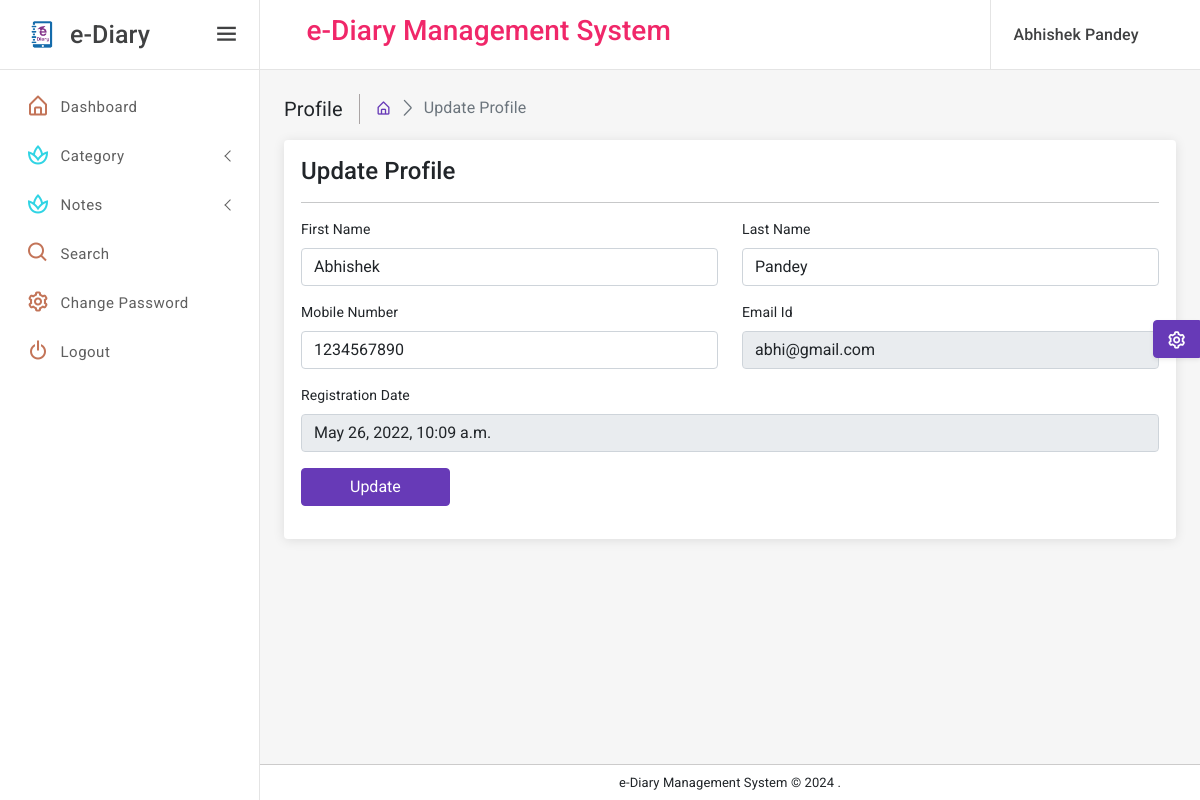
Screenshot of /profile (signed in) with the database file from the repository.
### eDiary/models.py (models this page shows, shortened)
class Signup(models.Model):
    user = models.ForeignKey(User, on_delete=models.CASCADE, null=True)
    mobileNumber = models.CharField(max_length=15, null=True)
    regDate = models.DateTimeField(auto_now_add=True)

### eDiary/views.py (the view, shortened to what this page needs)
# urls.py: path('profile', profile, name='profile'),
def profile(request):
    if not request.user.is_authenticated:
        return redirect('user_login')
    error = ""
    user = User.objects.get(id=request.user.id)
    signup = Signup.objects.get(user=user)
    return render(request, 'profile.html', locals())

### eDiary/templates/profile.html (shortened to what this page needs)
{% extends 'userbase.html' %}
{% load static %}
{% block main %}
<div class="page-wrapper">
    <div class="page-content-wrapper">
        <div class="page-content">
            <div class="page-breadcrumb d-none d-sm-flex align-items-center mb-3">
                <div class="breadcrumb-title pe-3">Profile</div>
                <div class="ps-3">
                    <nav aria-label="breadcrumb">
                        <ol class="breadcrumb mb-0 p-0">
                            <li class="breadcrumb-item"><a href="{% url 'user_home' %}"><i
                                    class="bx bx-home-alt"></i></a>
                            </li>
                            <li class="breadcrumb-item active" aria-current="page">Update Profile</li>
                        </ol>
                    </nav>
                </div>
            </div>
            <div class="row">
                <div class="radius-15 col-xl-12 mx-auto">
                    <div class="card">
                        <div class="card-body">
                            <div class="card-title">
                                <h4 class="mb-0">Update Profile</h4>
                            </div>
                            <hr>
                            <form method="post">
                                <div class="row">
                                    <div class="mb-3 col-md-6">
                                        <label class="form-label">First Name</label>
                                        <input type="text" name="firstName" value="{{signup.user.first_name}}" class="form-control">
                                    </div>
                                    <div class="mb-3 col-md-6">
                                        <label class="form-label">Last Name</label>
                                        <input type="text" name="lastName" value="{{signup.user.last_name}}" class="form-control">
                                    </div>
                                </div>
                                <div class="row">
                                    <div class="mb-3 col-md-6">
                                        <label class="form-label">Mobile Number</label>
                                        <input type="text" name="mobileNumber" value="{{signup.mobileNumber}}" maxlength="10" class="form-control" >
                                    </div>
                                    <div class="mb-3 col-md-6">
                                        <label class="form-label">Email Id</label>
                                        <input type="text" class="form-control" value="{{signup.user.username}}" readonly>
                                    </div>
                                </div>
                                <div class="mb-3">
                                        <label class="form-label">Registration Date</label>
                                        <input type="text" class="form-control" value="{{signup.regDate}}" readonly>
                                    </div>
                                <div class="mb-3">
                                    <button type="submit" class="btn btn-primary px-5">Update</button>
                                </div>
                            </form>
                        </div>
                    </div>
                </div>
            </div>
        </div>
    </div>
</div>
{% endblock %}

### eDiary/templates/userbase.html (shortened to what this page needs)
{% load static %}
<!DOCTYPE html>
<html lang="en">
<head>
    <link href="{% static 'assets/plugins/vectormap/jquery-jvectormap-2.0.2.css' %}" rel="stylesheet"/>
    <link href="{% static 'assets/plugins/simplebar/css/simplebar.css' %}" rel="stylesheet"/>
    <link href="{% static 'assets/plugins/perfect-scrollbar/css/perfect-scrollbar.css' %}" rel="stylesheet"/>
    <link href="{% static 'assets/plugins/metismenu/css/metisMenu.min.css' %}" rel="stylesheet"/>
    <link href="{% static 'assets/css/pace.min.css' %}" rel="stylesheet"/>
    <link rel="stylesheet" href="{% static 'assets/css/bootstrap.min.css' %}"/>
    <link rel="stylesheet" href="{% static 'assets/css/icons.css' %}"/>
    <link rel="stylesheet" href="{% static 'assets/css/app.css' %}"/>
    <link rel="stylesheet" href="{% static 'assets/css/dark-sidebar.css' %}"/>
    <link rel="stylesheet" href="{% static 'assets/css/dark-theme.css' %}"/>
</head>
<body>
<div class="wrapper">
    <div class="sidebar-wrapper" data-simplebar="true">
        <div class="sidebar-header">
            <div class="">
                <img src="{% static 'assets/images/logo-icon.png' %}" class="logo-icon-2" alt=""/>
            </div>
            <div>
                <h4 class="logo-text">e-Diary</h4>
            </div>
            <a href="javascript:;" class="toggle-btn ms-auto"> <i class="bx bx-menu"></i>
            </a>
        </div>
        <ul class="metismenu" id="menu">
            <li>
                <a href="{% url 'user_home' %}">
                    <div class="parent-icon icon-color-8"><i class="bx bx-home-alt"></i>
                    </div>
                    <div class="menu-title">Dashboard</div>
                </a>
            </li>
            <li>
                <a class="has-arrow" href="javascript:;">
                    <div class="parent-icon icon-color-10"><i class="bx bx-spa"></i>
                    </div>
                    <div class="menu-title">Category</div>
                </a>
            </li>
            <li>
                <a class="has-arrow" href="javascript:;">
                    <div class="parent-icon icon-color-10"><i class="bx bx-spa"></i>
                    </div>
                    <div class="menu-title">Notes</div>
                </a>
            </li>
            <li>
                <a href="{% url 'searchNotes' %}">
                    <div class="parent-icon icon-color-8"><i class="bx bx-search"></i>
                    </div>
                    <div class="menu-title">Search</div>
                </a>
            </li>
            <li>
                <a href="{% url 'changePassword' %}">
                    <div class="parent-icon icon-color-8"><i class="bx bx-cog"></i>
                    </div>
                    <div class="menu-title">Change Password</div>
                </a>
            </li>
            <li>
                <a href="/logout">
                    <div class="parent-icon icon-color-8"><i class="bx bx-power-off"></i>
                    </div>
                    <div class="menu-title">Logout</div>
                </a>
            </li>
        </ul>
    </div>
    <header class="top-header">
        <nav class="navbar navbar-expand">
            <div class="flex-grow-1 search-bar">
                <div class="input-group">
                    <center><h3 class="text-danger">e-Diary Management System</h3></center>
                </div>
            </div>
            <div class="right-topbar ms-auto">
                <ul class="navbar-nav">
                    <li class="nav-item dropdown dropdown-user-profile">
                        <a class="nav-link dropdown-toggle dropdown-toggle-nocaret" href="javascript:;"
                           data-bs-toggle="dropdown">
                            <div class="d-flex user-box align-items-center">
                                <div class="user-info">
                                    <p class="user-name mb-0">{{request.user.first_name}} {{request.user.last_name}}</p>
                                </div>
                            </div>
                        </a>
                    </li>
                </ul>
            </div>
        </nav>
    </header>
    {% block main %}
    {% endblock %}
    <div class="footer">
        <p class="mb-0">e-Diary Management System &copy;
            .
        </p>
    </div>
</div>
<div class="switcher-body">
    <button class="btn btn-primary btn-switcher shadow-sm" type="button" data-bs-toggle="offcanvas"
            data-bs-target="#offcanvasScrolling" aria-controls="offcanvasScrolling"><i class="bx bx-cog bx-spin"></i>
    </button>
</div>
</body>
</html>

### rows the page displays
Signup: firstName "Abhishek", lastName "Pandey", mobileNumber "1234567890", user.username "abhi@gmail.com", regDate "May 26, 2022, 10:09 a.m."

### other values shown
{{ request.user.first_name }} "Abhishek"
{{ request.user.last_name }} "Pandey"
